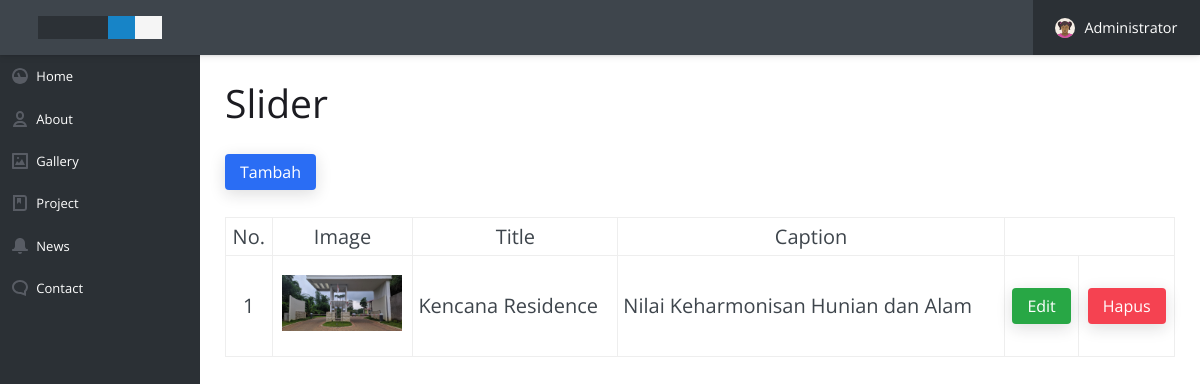
The page /adm/slider.php (signed in) on the database its author committed.
### tables this page shows
CREATE TABLE `tb_slider` (
  `id_slider` int(11) NOT NULL,
  `image` longtext NOT NULL,
  `title` varchar(255) NOT NULL,
  `caption` longtext NOT NULL
);

### adm/slider.php (the view, shortened to what this page needs)
<?php
include("../config/conn.php");
?>
<!doctype html>
<html lang="en">
<head>
  <link rel="stylesheet" href="assets/css/style.css">
</head>
<body>
  <?php include("includes/header.php"); ?>
  <main class="cd-main-content">
    <?php include("includes/navbar.php"); ?>
    <div class="cd-content-wrapper">
      <h2>Slider</h2><br>
      <?php
      if(@$_GET['act']=='edit') {
        $id = $_GET['id'];
        $sql = "SELECT * FROM tb_slider WHERE id_slider = '$id'";
        $hasil = mysqli_query($db,$sql);
        $data = mysqli_fetch_assoc($hasil)
        ?>
        <form action="proc/proc-edit-slider.php" method="post" enctype="multipart/form-data">
          <table cellpadding="5">
            <tr>
              <td>Image</td>
              <td>:</td>
              <td>
                <img src="../images/slider/<?php echo $data['image']; ?>" width="200"><br>
                <input type="file" name="file">
                <input type="hidden" name="id_slider" value="<?php echo $_GET['id']; ?>">
              </td>
            </tr>
            <tr>
              <td>Title</td>
              <td>:</td>
              <td><input type="text" name="txttitle" value="<?php echo $data['title']; ?>"></td>
            </tr>
            <tr>
              <td>Caption</td>
              <td>:</td>
              <td><textarea name="txtcaption" cols="30"><?php echo $data['caption']; ?></textarea></td>
            </tr>
            <tr>
              <td colspan="2" align="right"><br><input class="btn btn--primary btn--sm" type="submit" name="edit" value="Simpan"></td>
            </tr>
          </table>
        </form>
        <div style="width:100%; border-bottom:1px solid #aaa; margin:20px 0px;"></div>
        <?php
      } else {
        ?>
        <a class="btn btn--primary btn--sm" id="myBtn">Tambah</a><br><br>
      <?php } ?>
      <p>
        <table cellpadding="5" width="100%" border=1>
          <tr>
            <th>No.</th>
            <th>Image</th>
            <th>Title</th>
            <th>Caption</th>
            <th colspan="2"></th>
          </tr>
          <?php
          $no = 1;
          $sql = "SELECT * FROM tb_slider";
          $hasil = mysqli_query($db,$sql);
          while($data = mysqli_fetch_assoc($hasil)) {
            ?>
            <tr>
              <td align="center"><?php echo $no++; ?></td>
              <td align="center"><img src="../images/slider/<?php echo $data['image']; ?>" width="120"></td>
              <td><?php echo $data['title']; ?></td>
              <td><?php echo $data['caption']; ?></td>
              <td align="center"><br><a class="btn btn--primary btn--sm" style="background:#28a745;" href="?id=<?php echo $data['id_slider']; ?>&act=edit">Edit</a><br><br></td>
              <td align="center"><br><a class="btn btn--accent btn--sm" href="?id=<?php echo $data['id_slider']; ?>&act=del">Hapus</a><br><br></td>
            </tr>
          <?php } ?>
        </table>
    </p>
  </div>
</main>
</body>
</html>

### rows shown on the page
tb_slider: image (placeholder picture), title "Kencana Residence", caption "Nilai Keharmonisan Hunian dan Alam"
